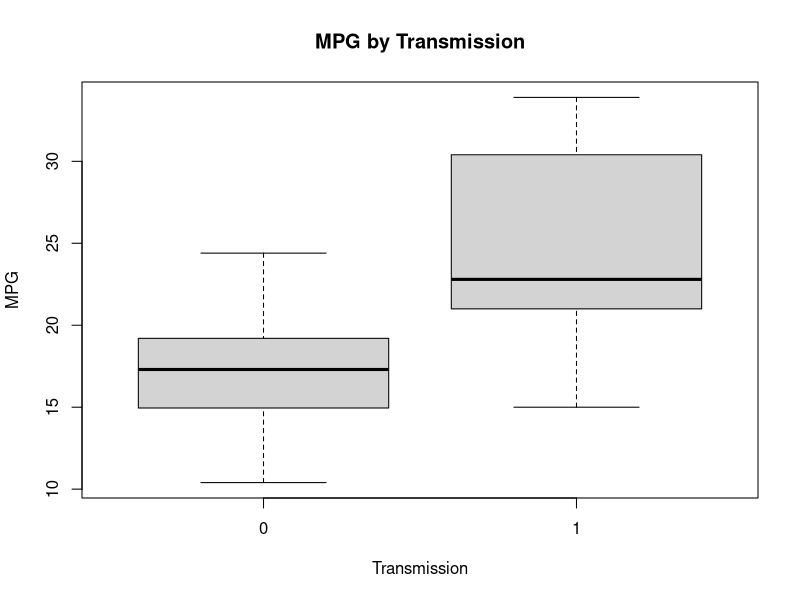
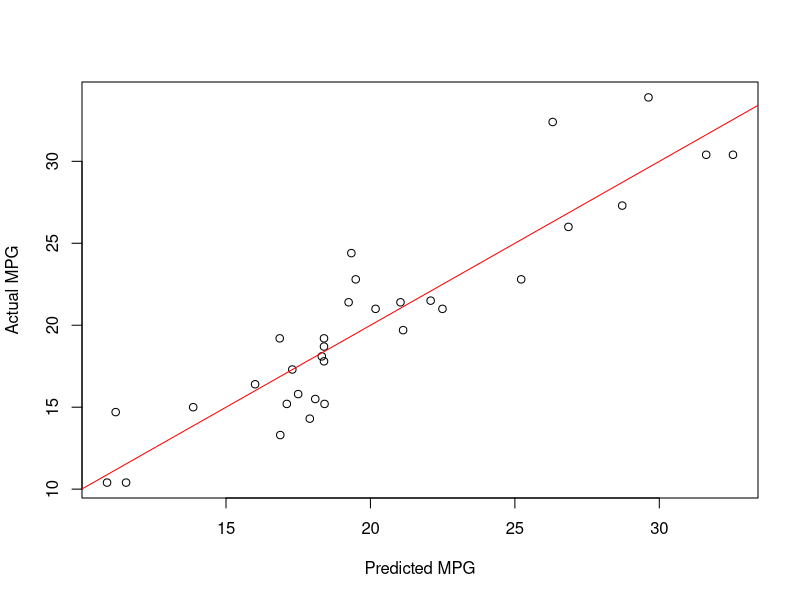
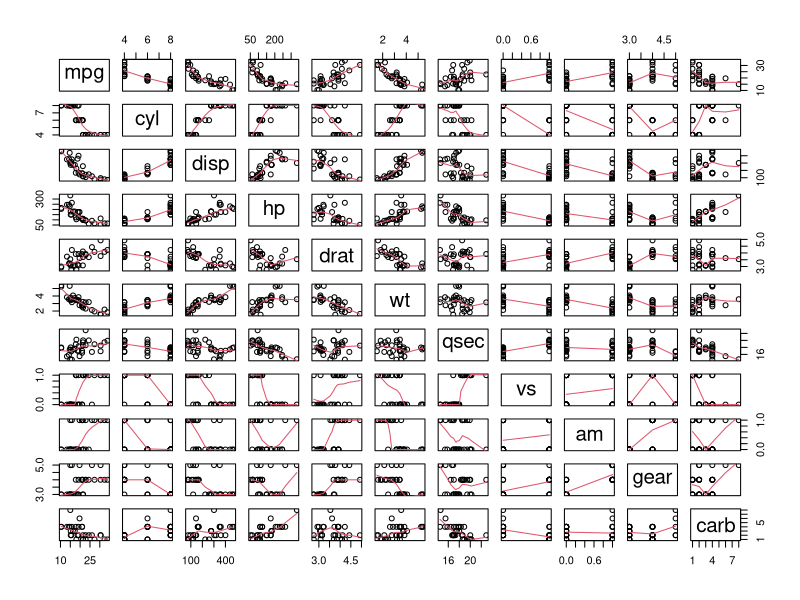
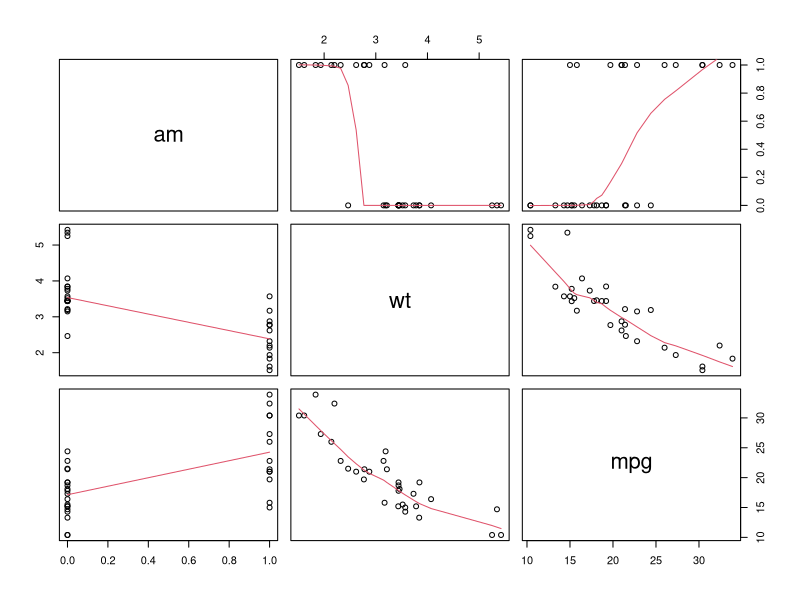
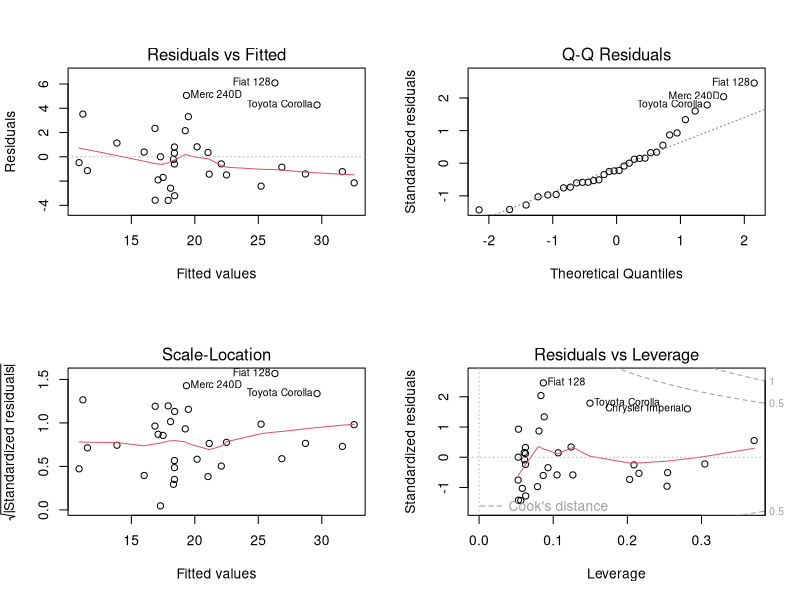

The R script that drew these images, in order:
## ---- chunk 1
data(mtcars)
## ---- chunk 2
boxplot(mpg ~ am, data = mtcars, xlab = "Transmission", ylab = "MPG", main = "MPG by Transmission")
## ---- chunk 3
fit3 <- lm(mpg ~ factor(am) * wt, data = mtcars)
fit3$coef
## ---- chunk 4
plot(predict(fit3,mtcars) , mtcars$mpg, xlab = "Predicted MPG", ylab = "Actual MPG")
abline(a=0, b = 1, col = "red")
## ---- chunk 5
head(mtcars)
str(mtcars)
summary(mtcars)
## ---- chunk 6
fit <- lm(mpg ~ factor(am), data = mtcars)
fit$coef
## ---- chunk 7
fit2 <- lm(mpg ~ factor(am) + ., data = mtcars)
fit2$coef
## ---- chunk 8
pairs(mtcars, panel = panel.smooth)
## ---- chunk 9
pairs(mtcars[c("am","wt","mpg")], panel = panel.smooth)
## ---- chunk 10
summary(fit3)
par(mfrow = c(2, 2))
plot(fit3)
